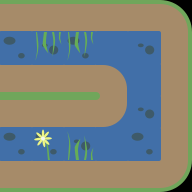

A 2D game scene composited from a Tiled map and its tileset images. What follows is a short description and the map's XML, with each tile layer's data collapsed to a summary:
An orthogonal 6x6 tile map with 32x32 px tiles, 2 tile layers (ground, deco).

<map version="1.0" orientation="orthogonal" renderorder="left-down" width="6" height="6" tilewidth="32" tileheight="32" nextobjectid="12">
 <tileset firstgid="1" source="tileset.tsx" />
 <layer name="ground" width="6" height="6">
  <data>[36 cells, 36 non-empty, 10 distinct tile ids]</data>
 </layer>
 <layer name="deco" width="6" height="6">
  <data>[36 cells, 4 non-empty, 3 distinct tile ids]</data>
 </layer>
</map>
